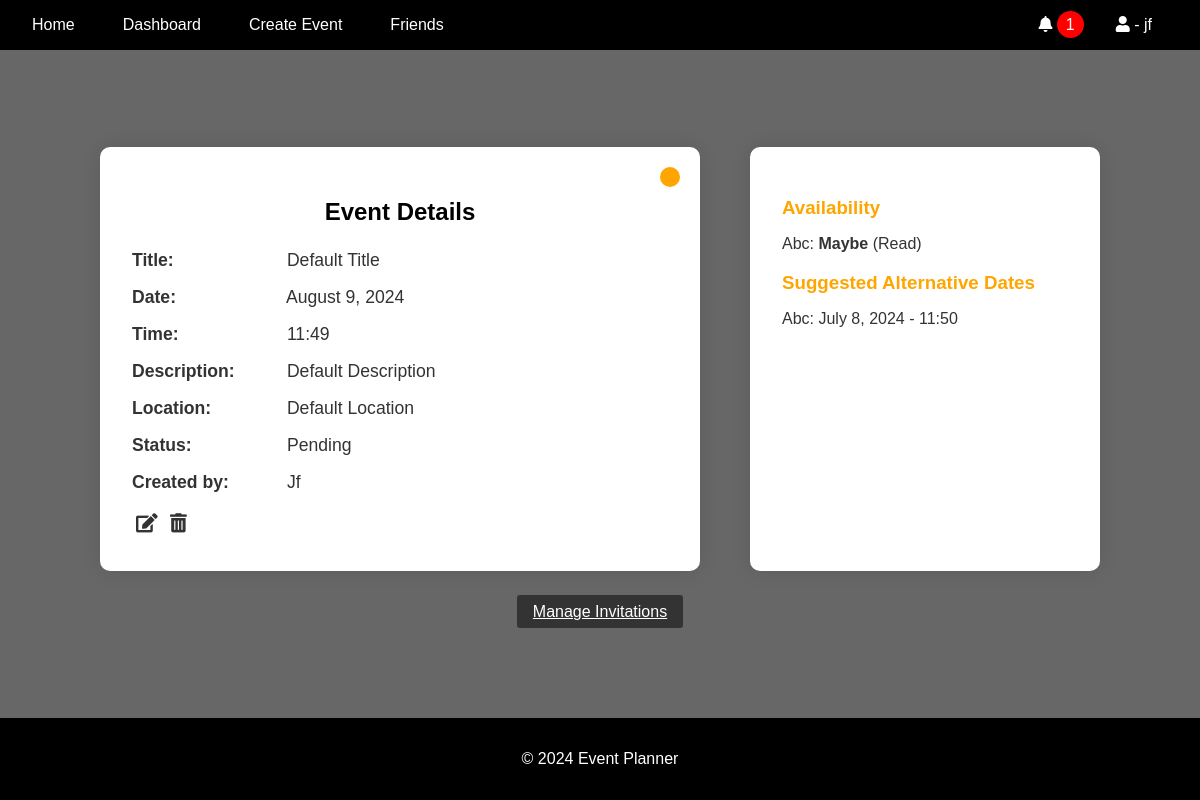
/events/details/100/ (signed in), run on an earlier commit of the app's database.
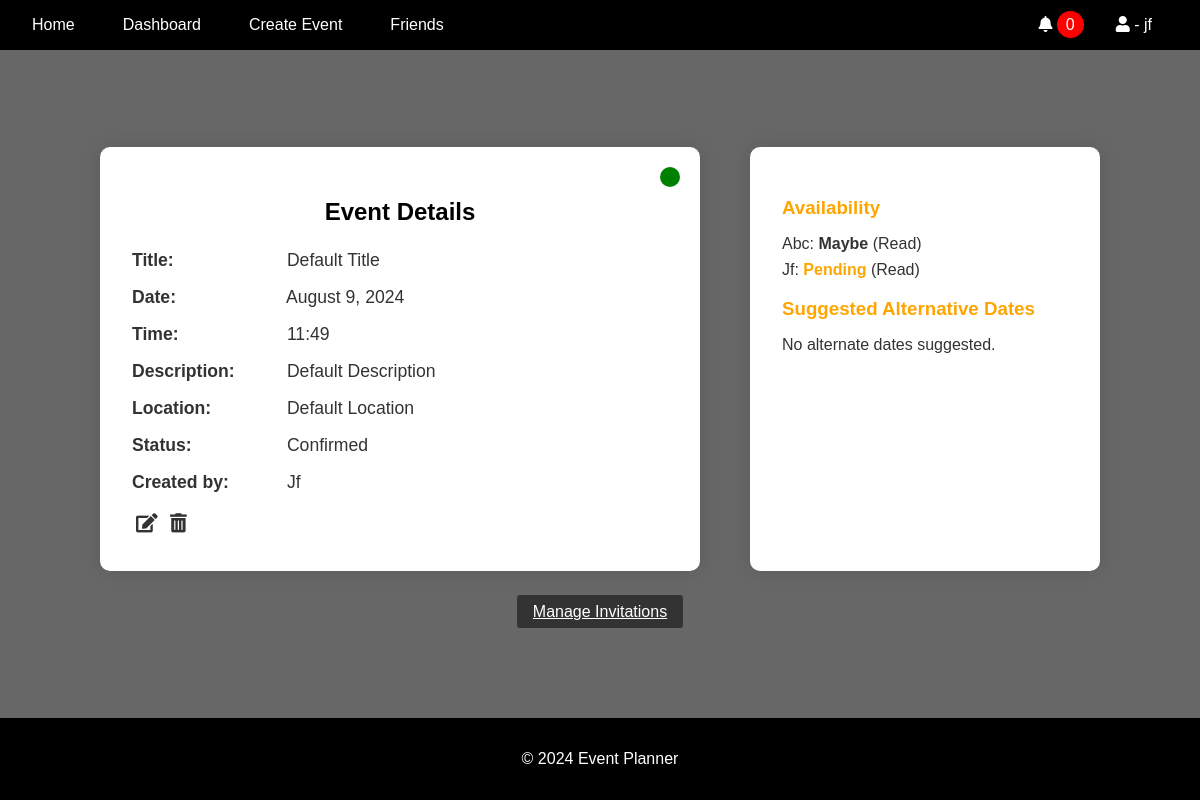
And on a later commit of the database.
### events/models.py (models this page shows, shortened)
class Event(models.Model):
    STATUS_CHOICES = [
        ("Pending", "Pending"),
        ("Confirmed", "Confirmed"),
        ("Cancelled", "Cancelled"),
    ]
    title = models.CharField(max_length=100)
    description = models.TextField()
    location = models.CharField(max_length=255)
    created_by = models.ForeignKey(User, on_delete=models.CASCADE)
    proposed_date = models.DateTimeField()
    finalized_date = models.DateTimeField(null=True, blank=True)
    status = models.CharField(
        max_length=20, choices=STATUS_CHOICES, default="Pending"
    )
    created_at = models.DateTimeField(auto_now_add=True)
    updated_at = models.DateTimeField(auto_now=True)

### invitations/models.py (models this page shows, shortened)
class Invitation(models.Model):
    STATUS_CHOICES = [
        ("Pending", "Pending"),
        ("Accepted", "Accepted"),
        ("Declined", "Declined"),
    ]
    event = models.ForeignKey(
        Event, on_delete=models.CASCADE, related_name="invitations"
    )
    user = models.ForeignKey(User, on_delete=models.CASCADE)
    status = models.CharField(
        max_length=20, choices=STATUS_CHOICES, default="Pending"
    )
    suggested_date = models.DateTimeField(null=True, blank=True)
    read = models.BooleanField(default=False)
    created_at = models.DateTimeField(auto_now_add=True)
    updated_at = models.DateTimeField(auto_now=True)

### events/views.py (the view, shortened to what this page needs)
# urls.py: path("<int:event_id>/", views.event_details, name="event_details"),
@login_required
def event_details(request, event_id):
    event = get_object_or_404(Event, id=event_id)
    invitations = Invitation.objects.filter(event=event)
    user_invitations = invitations.filter(user=request.user)
    user_invitations.update(read=True)
    current_date = timezone.now().date()
    current_time = timezone.now().time()
    context = {
        "event": event,
        "invitations": invitations,
        "current_date": current_date,
        "current_time": current_time,
    }
    return render(request, "events/event_details.html", context)

### notifications/context_processors.py (called while the page is built)
def notifications(request):
    if request.user.is_authenticated:
        all_unread_notifications = Notification.objects.filter(
            user=request.user, read=False
        ).order_by("-created_at")
        unread_count = all_unread_notifications.count()
        recent_unread_notifications = all_unread_notifications[:8]
        return {
            "recent_unread_notifications": recent_unread_notifications,
            "unread_count": unread_count,
        }
    return {}

### templates/events/event_details.html (shortened to what this page needs)
{% extends 'base.html' %}
{% block content %}
<div class="event-details-container">
    <div class="event-details">
        <span class="status-indicator status-{{ event.status|lower }}"></span>
        <h2 style="text-align: center;">Event Details</h2>
        <p><strong>Title:</strong> {{ event.title|title }}</p>
        <p><strong>Date:</strong> {{ event.proposed_date|date:"F j, Y" }}</p>
        <p><strong>Time:</strong> {{ event.proposed_date|time:"H:i" }}</p>
        <p><strong>Description:</strong> {{ event.description|capfirst }}</p>
        <p><strong>Location:</strong> {{ event.location|capfirst }}</p>
        <p><strong>Status:</strong> {{ event.status|capfirst }}</p>
        <p><strong>Created by:</strong> {{ event.created_by.username|capfirst }}</p>
        {% if request.user == event.created_by %}
        <div class="event-actions">
            <a href="{% url 'edit_event' event.id %}" class="edit-btn"><i class="fas fa-edit"></i></a>
            <button class="delete-btn" data-event-id="{{ event.id }}"><i class="fas fa-trash-alt"></i></button>
        </div>
        {% endif %}
    </div>
    <div class="event-availability">
        <h3>Availability</h3>
        <ul>
            {% for invitation in event.invitations.all %}
                <li>{{ invitation.user.username|capfirst }}: <span class="status {{ invitation.status|lower }}">{{ invitation.status }}</span> {% if invitation.read %}<span class="read-status">(Read)</span>{% else %}<span class="unread-status">(Unread)</span>{% endif %}</li>
            {% endfor %}
        </ul>
        <h3>Suggested Alternative Dates</h3>
        <ul>
            {% with suggested_dates=invitations|dictsort:"suggested_date" %}
                {% if suggested_dates %}
                    {% for invitation in suggested_dates %}
                        {% if invitation.suggested_date %}
                            <li>{{ invitation.user.username|capfirst }}: {{ invitation.suggested_date|date:"F j, Y" }} - {{ invitation.suggested_date|time:"H:i" }}</li>
                        {% endif %}
                    {% endfor %}
                {% else %}
                    <li>No alternate dates suggested.</li>
                {% endif %}
            {% endwith %}
        </ul>
    </div>
</div>
<div class="event-invitations">
    {% if request.user == event.created_by %}
        <a href="{% url 'manage_invitations' event.id %}" class="invite-btn">Manage Invitations</a>
    {% endif %}
</div>
{% endblock %}

### templates/base.html (shortened to what this page needs)
<!DOCTYPE html>
<html lang="en">
<head>
    {% load static %}
    <link rel="stylesheet" href="{% static 'css/styles.css' %}">
    <link rel="stylesheet" href="https://cdnjs.cloudflare.com/ajax/libs/font-awesome/5.15.4/css/all.min.css">
    <link rel="stylesheet" href="https://cdnjs.cloudflare.com/ajax/libs/fullcalendar/3.10.2/fullcalendar.min.css" />
</head>
<body>
    <header>
        <nav class="navbar">
            <ul class="nav-links">
                <li><a href="{% url 'home' %}" class="{% if request.resolver_match.url_name == 'home' %}active{% endif %}">Home</a></li>
                {% if user.is_authenticated %}
                    <li><a href="{% url 'dashboard' %}" class="{% if request.resolver_match.url_name == 'dashboard' %}active{% endif %}">Dashboard</a></li>
                    <li><a href="{% url 'create_event' %}" class="{% if request.resolver_match.url_name == 'create_event' %}active{% endif %}">Create Event</a></li>
                    <li><a href="#" class="logout-btn">Friends</a></li>
                {% else %}
                    <li><a href="{% url 'account_login' %}" class="{% if request.resolver_match.url_name == 'account_login' %}active{% endif %}">Login</a></li>
                    <li><a href="{% url 'account_signup' %}" class="{% if request.resolver_match.url_name == 'account_signup' %}active{% endif %}">Sign Up</a></li>
                {% endif %}
            </ul>
            {% if user.is_authenticated %}
                <ul class="nav-links">
                    <div class="user-info">
                        <div class="dropdown">
                            <i class="fas fa-bell" id="notificationBell"></i>
                            <span class="notification-count" id="notificationCount">{{ unread_count }}</span>
                        </div>
                    </div>
                    <li class="profile-dropdown">
                        <a href="#" id="profileLink" class="{% if request.resolver_match.url_name == 'profile' %}active{% endif %}">
                            <i class="fas fa-user" id="userProfileIcon"></i> - {{ user }}
                        </a>
                    </li>
                </ul>
            {% endif %}
        </nav>
    </header>
    <main>
        {% block content %}{% endblock %}
    </main>
    <footer>
        <p>&copy; 2024 Event Planner</p>
    </footer>
</body>
</html>

What changed in the data, as far as the page shows it:
no longer on one of the page's lists (row unchanged): Invitation: user.username "Abc", suggested_date "July 8, 2024", suggested_date "11:50"
changed Event "Default Title": status "Pending" → "Confirmed"
added Invitation: user.username "Jf", status "Pending", read "(Read)", shown under "Availability"
Also different on the page:
{{ unread_count }}: "1" → "0"
text now shown: "No alternate dates suggested."
